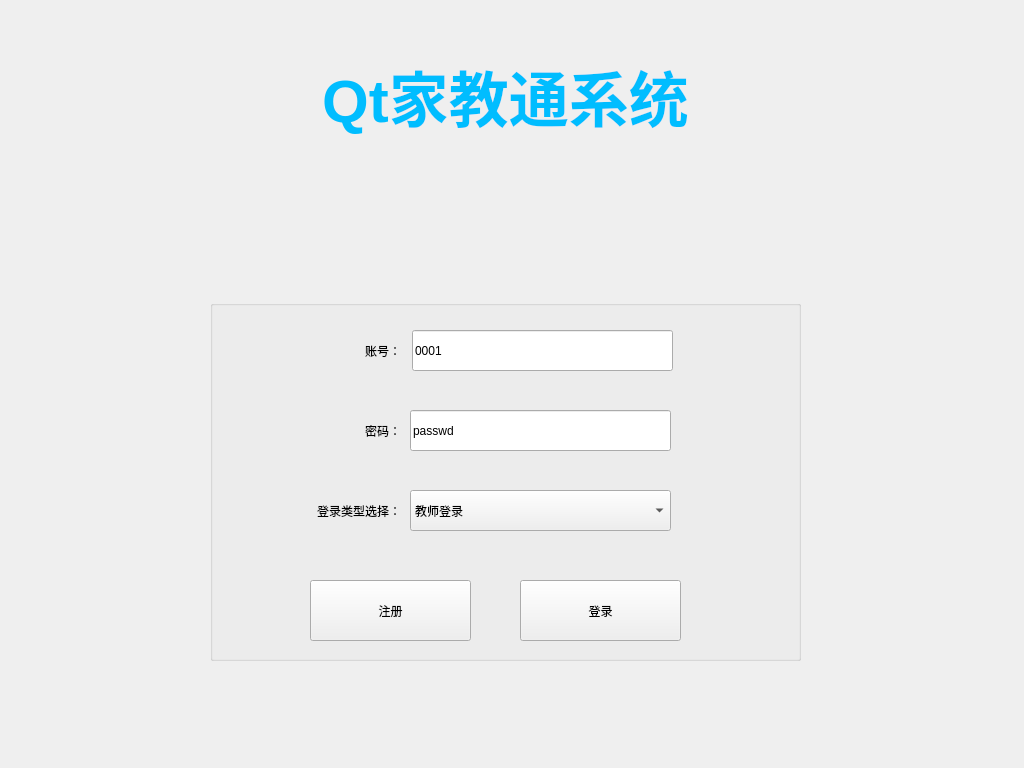
<?xml version="1.0" encoding="UTF-8"?>
<ui version="4.0">
 <class>LoginWidget</class>
 <widget class="QWidget" name="LoginWidget">
  <property name="geometry">
   <rect>
    <x>0</x>
    <y>0</y>
    <width>1024</width>
    <height>768</height>
   </rect>
  </property>
  <property name="windowTitle">
   <string>Form</string>
  </property>
  <widget class="QGroupBox" name="groupBox">
   <property name="geometry">
    <rect>
     <x>210</x>
     <y>300</y>
     <width>591</width>
     <height>361</height>
    </rect>
   </property>
   <property name="title">
    <string/>
   </property>
   <widget class="QLabel" name="label">
    <property name="geometry">
     <rect>
      <x>110</x>
      <y>30</y>
      <width>81</width>
      <height>41</height>
     </rect>
    </property>
    <property name="text">
     <string>账号：</string>
    </property>
    <property name="alignment">
     <set>Qt::AlignRight|Qt::AlignTrailing|Qt::AlignVCenter</set>
    </property>
   </widget>
   <widget class="QLabel" name="label_2">
    <property name="geometry">
     <rect>
      <x>110</x>
      <y>110</y>
      <width>81</width>
      <height>41</height>
     </rect>
    </property>
    <property name="text">
     <string>密码：</string>
    </property>
    <property name="alignment">
     <set>Qt::AlignRight|Qt::AlignTrailing|Qt::AlignVCenter</set>
    </property>
   </widget>
   <widget class="QPushButton" name="btn_register">
    <property name="geometry">
     <rect>
      <x>100</x>
      <y>280</y>
      <width>161</width>
      <height>61</height>
     </rect>
    </property>
    <property name="text">
     <string>注册</string>
    </property>
   </widget>
   <widget class="QPushButton" name="btn_login">
    <property name="geometry">
     <rect>
      <x>310</x>
      <y>280</y>
      <width>161</width>
      <height>61</height>
     </rect>
    </property>
    <property name="text">
     <string>登录</string>
    </property>
   </widget>
   <widget class="QLineEdit" name="user_lineEdit">
    <property name="geometry">
     <rect>
      <x>202</x>
      <y>30</y>
      <width>261</width>
      <height>41</height>
     </rect>
    </property>
    <property name="text">
     <string>0001</string>
    </property>
   </widget>
   <widget class="QLineEdit" name="password_lineEdit">
    <property name="geometry">
     <rect>
      <x>200</x>
      <y>110</y>
      <width>261</width>
      <height>41</height>
     </rect>
    </property>
    <property name="text">
     <string>passwd</string>
    </property>
   </widget>
   <widget class="QComboBox" name="comboBox">
    <property name="geometry">
     <rect>
      <x>200</x>
      <y>190</y>
      <width>261</width>
      <height>41</height>
     </rect>
    </property>
    <item>
     <property name="text">
      <string>教师登录</string>
     </property>
    </item>
    <item>
     <property name="text">
      <string>学生登录</string>
     </property>
    </item>
   </widget>
   <widget class="QLabel" name="label_4">
    <property name="geometry">
     <rect>
      <x>80</x>
      <y>190</y>
      <width>111</width>
      <height>41</height>
     </rect>
    </property>
    <property name="text">
     <string>登录类型选择：</string>
    </property>
    <property name="alignment">
     <set>Qt::AlignRight|Qt::AlignTrailing|Qt::AlignVCenter</set>
    </property>
   </widget>
  </widget>
  <widget class="QLabel" name="label_3">
   <property name="geometry">
    <rect>
     <x>40</x>
     <y>30</y>
     <width>931</width>
     <height>131</height>
    </rect>
   </property>
   <property name="styleSheet">
    <string notr="true">QLabel{font-size:60px;font:bold;color:rgb(0,189,255);}</string>
   </property>
   <property name="text">
    <string>Qt家教通系统</string>
   </property>
   <property name="alignment">
    <set>Qt::AlignCenter</set>
   </property>
  </widget>
 </widget>
 <resources/>
 <connections/>
</ui>
